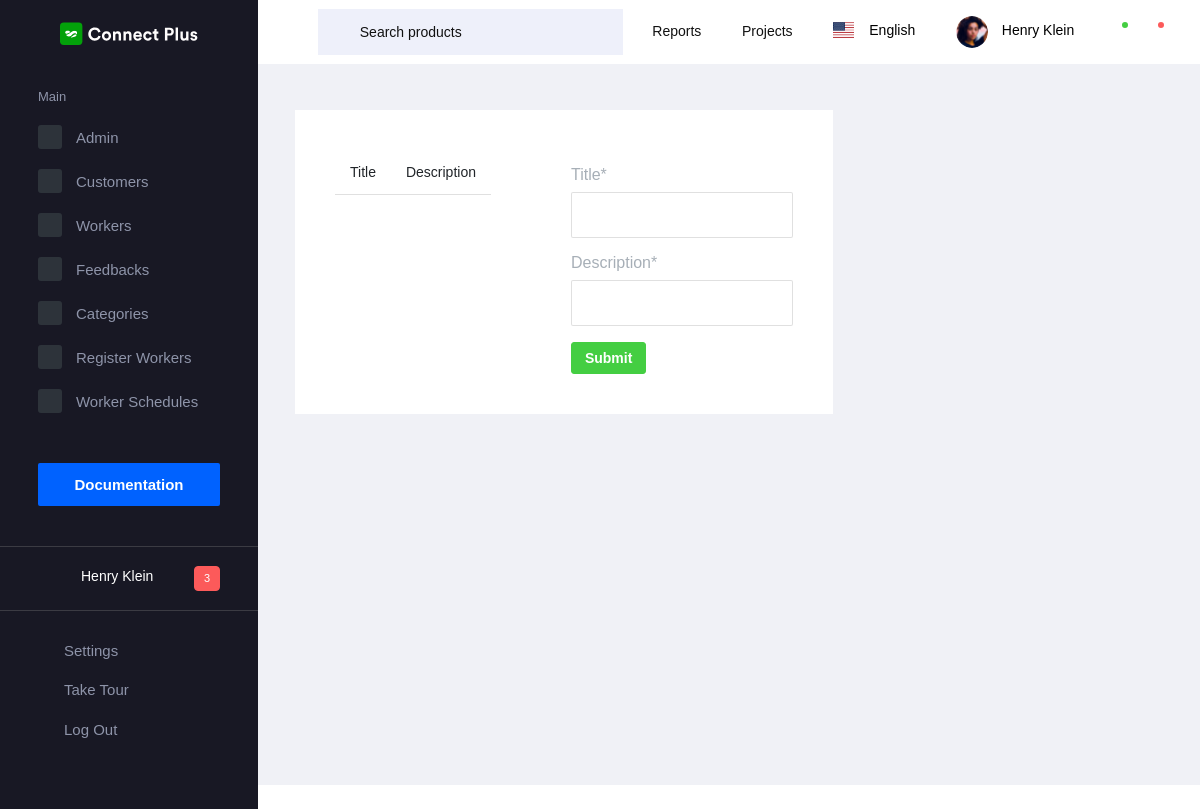
The page /category_register on the database as committed earlier.
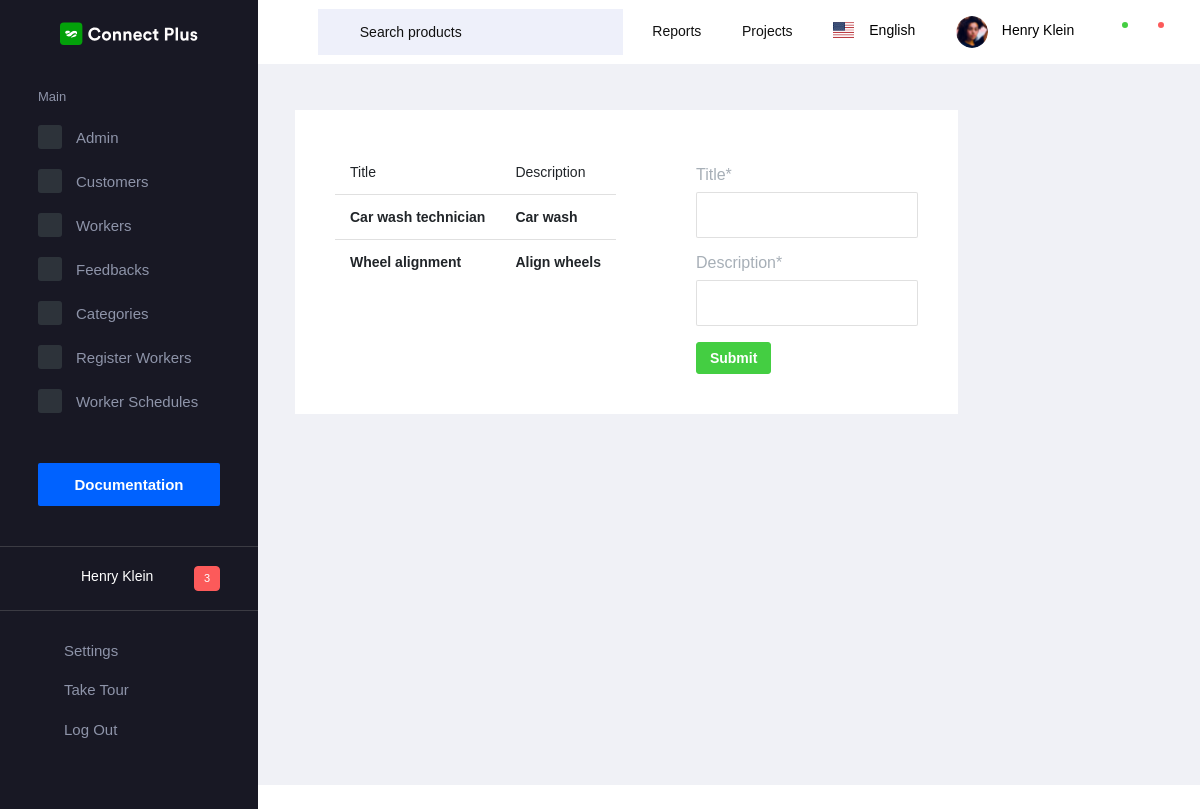
The same page on the database as committed later.
### app/models.py (models this page shows, shortened)
class WorkerCategory(models.Model):
    title = models.CharField(max_length=20)
    description = models.CharField(max_length=50)

### app/admin_views.py (the view)
# urls.py: path('category_register', admin_views.category_register, name="category_register"),
def category_register(request):
    category_form = WorkerCategoryForm()
    data = WorkerCategory.objects.all()
    if request.method == 'POST':
        category_form = WorkerCategoryForm(request.POST)
        if category_form.is_valid():
            category_form.save()
            return redirect('category_register')
    return render(request, 'admin/categories.html', {'category': category_form, 'data': data})

### app/forms.py
class WorkerCategoryForm(forms.ModelForm):
    class Meta:
        model = WorkerCategory
        fields = ("title", "description",)

### templates/admin/categories.html (shortened to what this page needs)
{% extends "admin/base_admin.html" %}
{%load crispy_forms_tags %}
{% block content %}
<div class="card">
  <div class="card-body">
      <table class="table">
                          <thead>
                            <tr>
                              <th scope="col">Title</th>
                              <th scope="col">Description</th>
                            </tr>
                          </thead>
                          <tbody>
                            {% for i in data %}
                            <tr>
                              <th scope="row">{{i.title}}</th>
                              <th scope="row">{{i.description}}</th>
                            </tr>
                            {% endfor %}
                          </tbody>
      </table>
  </div>
</div>
<div class="card">
  <div class="card-body">
      <form class="pt-3" method="post" enctype="multipart/form-data">
                  {{ category|crispy }}
                  <div class="mt-3">
                    <button type="submit" class="btn btn-sm btn-success">Submit</button>
                  </div>
      </form>
  </div>
</div>
{% endblock %}

Rows that differ between the two databases and show on the page:
added WorkerCategory: title "Car wash technician", description "Car wash"
added WorkerCategory: title "Wheel alignment", description "Align wheels"
